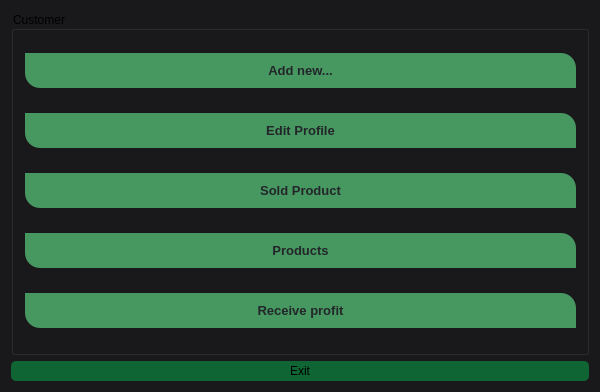
<?xml version="1.0" encoding="UTF-8"?>
<ui version="4.0">
 <class>Customer</class>
 <widget class="QWidget" name="Customer">
  <property name="geometry">
   <rect>
    <x>0</x>
    <y>0</y>
    <width>600</width>
    <height>392</height>
   </rect>
  </property>
  <property name="windowTitle">
   <string>Form</string>
  </property>
  <property name="styleSheet">
   <string notr="true">background-color: #19181A;
font: 600 9pt &quot;Segoe UI&quot;;</string>
  </property>
  <layout class="QVBoxLayout" name="verticalLayout_2">
   <item>
    <widget class="QGroupBox" name="groupBox">
     <property name="styleSheet">
      <string notr="true">background-color: #19181A;
font: 600 9pt &quot;Segoe UI&quot;;</string>
     </property>
     <property name="title">
      <string>Customer</string>
     </property>
     <layout class="QHBoxLayout" name="horizontalLayout">
      <property name="spacing">
       <number>61</number>
      </property>
      <item>
       <layout class="QVBoxLayout" name="verticalLayout">
        <property name="spacing">
         <number>12</number>
        </property>
        <property name="leftMargin">
         <number>2</number>
        </property>
        <property name="rightMargin">
         <number>1</number>
        </property>
        <item>
         <widget class="QPushButton" name="addproduct_btn">
          <property name="styleSheet">
           <string notr="true">background-color: #479761;
	color: #222629;
	font-size: 13px;
	font-weight: bold;
	border-top-right-radius: 15px;
	border-top-left-radius: 0px;
	border-bottom-right-radius: 0px;
	border-bottom-left-radius: 15px;
	padding: 10px;</string>
          </property>
          <property name="text">
           <string>Add new...</string>
          </property>
         </widget>
        </item>
        <item>
         <widget class="QPushButton" name="editprofile_btn">
          <property name="styleSheet">
           <string notr="true">background-color: #479761;
	color: #222629;
	font-size: 13px;
	font-weight: bold;
	border-top-right-radius: 15px;
	border-top-left-radius: 0px;
	border-bottom-right-radius: 0px;
	border-bottom-left-radius: 15px;
	padding: 10px;</string>
          </property>
          <property name="text">
           <string>Edit Profile</string>
          </property>
         </widget>
        </item>
        <item>
         <widget class="QPushButton" name="soldproduct_btn">
          <property name="minimumSize">
           <size>
            <width>150</width>
            <height>0</height>
           </size>
          </property>
          <property name="styleSheet">
           <string notr="true">background-color: #479761;
	color: #222629;
	font-size: 13px;
	font-weight: bold;
	border-top-right-radius: 15px;
	border-top-left-radius: 0px;
	border-bottom-right-radius: 0px;
	border-bottom-left-radius: 15px;
	padding: 10px;</string>
          </property>
          <property name="text">
           <string>Sold Product</string>
          </property>
         </widget>
        </item>
        <item>
         <widget class="QPushButton" name="pushButton_2">
          <property name="styleSheet">
           <string notr="true">background-color: #479761;
	color: #222629;
	font-size: 13px;
	font-weight: bold;
	border-top-right-radius: 15px;
	border-top-left-radius: 0px;
	border-bottom-right-radius: 0px;
	border-bottom-left-radius: 15px;
	padding: 10px;</string>
          </property>
          <property name="text">
           <string>Products</string>
          </property>
         </widget>
        </item>
        <item>
         <widget class="QPushButton" name="pushButton_4">
          <property name="styleSheet">
           <string notr="true">background-color: #479761;
	color: #222629;
	font-size: 13px;
	font-weight: bold;
	border-top-right-radius: 15px;
	border-top-left-radius: 0px;
	border-bottom-right-radius: 0px;
	border-bottom-left-radius: 15px;
	padding: 10px;</string>
          </property>
          <property name="text">
           <string>Receive profit</string>
          </property>
         </widget>
        </item>
       </layout>
      </item>
     </layout>
    </widget>
   </item>
   <item>
    <widget class="QPushButton" name="exit_btn">
     <property name="minimumSize">
      <size>
       <width>100</width>
       <height>20</height>
      </size>
     </property>
     <property name="layoutDirection">
      <enum>Qt::LeftToRight</enum>
     </property>
     <property name="styleSheet">
      <string notr="true">background-color: rgb(15, 101, 51);
border-radius: 5px;</string>
     </property>
     <property name="text">
      <string>Exit</string>
     </property>
    </widget>
   </item>
  </layout>
 </widget>
 <resources/>
 <connections/>
</ui>
